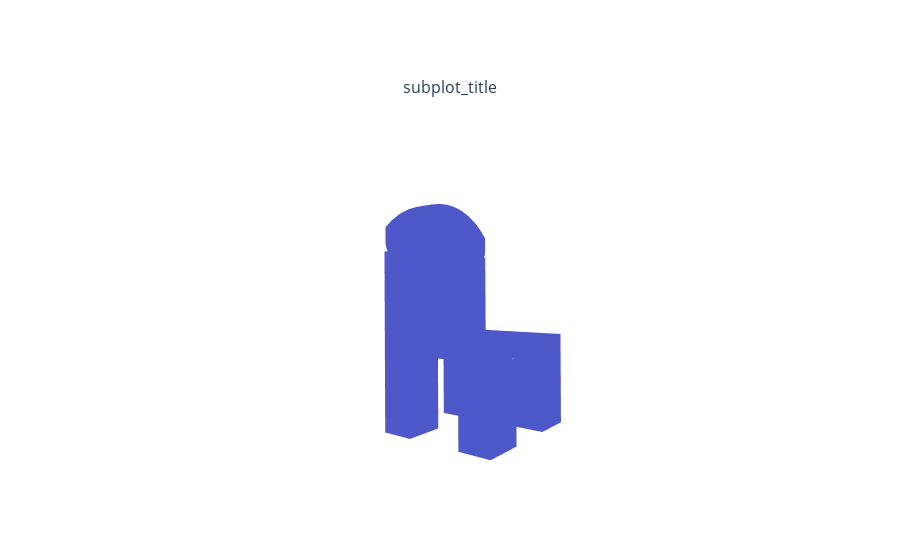

Notebook cell for this chart:
### Code cell
# https://github.com/facebookresearch/pytorch3d/blob/main/pytorch3d/vis/plotly_vis.py
from pytorch3d.vis import plotly_vis

fig = plot_scene({
    "subplot_title": {
        "mesh_trace_title": mesh
    }
})
fig.show()

### Figure 1 — Plotly figure (JSON) as saved in the notebook; plotly's stock layout.template omitted (floating-point values rounded to 4 significant figures; data arrays with more than 128 entries replaced by an {"elided": "..."} marker saying what was removed)
{"data": [{"i": {"elided": "596 int values"}, "j": {"elided": "596 int values"}, "k": {"elided": "596 int values"}, "lighting": {"ambient": 0.8, "diffuse": 1, "facenormalsepsilon": 1e-06, "fresnel": 0, "roughness": 0.5, "specular": 0, "vertexnormalsepsilon": 1e-12}, "name": "mesh_trace_title", "scene": "scene", "type": "mesh3d", "x": {"elided": "161 float values"}, "y": {"elided": "161 float values"}, "z": {"elided": "161 float values"}}], "layout": {"annotations": [{"font": {"size": 16}, "showarrow": false, "text": "subplot_title", "x": 0.5, "xanchor": "center", "xref": "paper", "y": 1, "yanchor": "bottom", "yref": "paper"}], "autosize": true, "scene": {"aspectmode": "cube", "aspectratio": {"x": 1, "y": 1, "z": 1}, "camera": {"center": {"x": 0, "y": 0, "z": 0}, "eye": {"x": 0.6551, "y": -0.004892, "z": 0.8345}, "projection": {"type": "perspective"}, "up": {"x": 0.006762, "y": 1.0, "z": 0.0005549}}, "domain": {"x": [0, 1], "y": [0, 1]}, "xaxis": {"backgroundcolor": "#fff", "range": [-0.8929, 0.6524], "showaxeslabels": false, "showgrid": false, "showline": false, "showticklabels": false, "ticks": "", "type": "linear", "zeroline": false}, "yaxis": {"backgroundcolor": "#fff", "range": [-0.6931, 0.8522], "showaxeslabels": false, "showgrid": false, "showline": false, "showticklabels": false, "ticks": "", "type": "linear", "zeroline": false}, "zaxis": {"backgroundcolor": "#fff", "range": [-0.7693, 0.776], "showaxeslabels": false, "showgrid": false, "showline": false, "showticklabels": false, "ticks": "", "type": "linear", "zeroline": false}}}}
